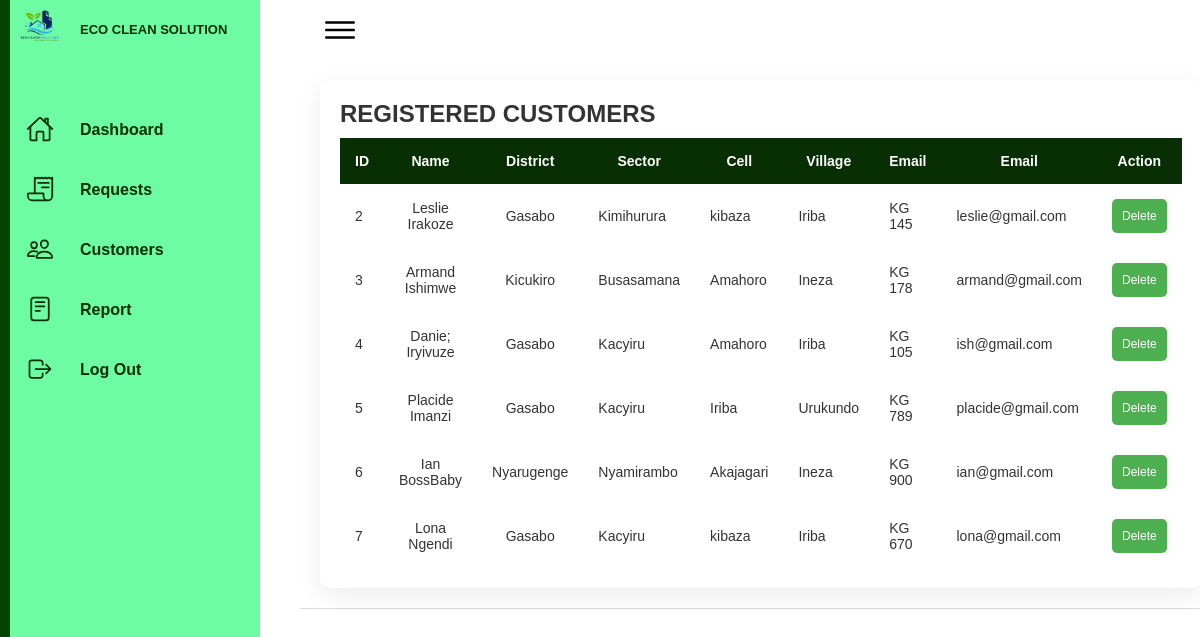
The page /admin/customers (signed in) on the database its author committed.
### EcoApp/model.py (models this page shows, shortened)
class Users(db.Model, UserMixin):
    id = db.Column(db.Integer, primary_key=True)
    first_name = db.Column(db.String(20), nullable=False)
    last_name = db.Column(db.String(20), nullable=False)
    email = db.Column(db.String(40), nullable=False, unique=True)
    district = db.Column(db.String(20), nullable=False)
    sector = db.Column(db.String(20), nullable=False)
    village = db.Column(db.String(20), nullable=False)
    street = db.Column(db.String(20), nullable=True)
    password = db.Column(db.String(200), nullable=False)  # Increased length for hashed password
    cell = db.Column(db.String(20), nullable=False)
    is_admin = db.Column(db.Boolean, default=False)
    orders = db.relationship('Order', backref='user', lazy=True)

### EcoApp/routes.py (the view)
@app.route("/admin/customers")
@login_required
def customers():
    if not current_user.is_authenticated or not current_user.is_admin:
        abort(403)
    users = Users.query.filter(Users.email != "admin@gmail.com").all()
    return render_template("customers.html", users=users)

### EcoApp/model.py (called while the page is built)
@login_manager.user_loader
def load_user(user_id):
    return Users.query.get(int(user_id))

### EcoApp/templates/customers.html (shortened to what this page needs)
<!DOCTYPE html>
<html lang="en">
<head>
    <link rel="stylesheet" href="../static/admin-dash.css">
</head>
<body>
    <div class="container">
        <div class="navigation">
            <ul>
                <li>
                    <a href="{{ url_for('admin') }}">
                        <img class="icon" src="../static/images/logo.png" alt="">
                        <span class="topup">ECO CLEAN SOLUTION</span>
                    </a>
                </li>
                <li>
                    <a href="{{ url_for('admin') }}">
                        <span class="icon">
                            <ion-icon name="home-outline"></ion-icon>
                        </span>
                        <span class="title">Dashboard</span>
                    </a>
                </li>
                <li>
                    <a href="{{ url_for('admin') }}">
                        <span class="icon">
                            <ion-icon name="receipt-outline"></ion-icon>
                        </span>
                        <span class="title">Requests</span>
                    </a>
                </li>
                <li>
                    <a href="{{ url_for('customers') }}">
                        <span class="icon">
                            <ion-icon name="people-outline"></ion-icon>
                        </span>
                        <span class="title">Customers</span>
                    </a>
                </li>
                <li>
                    <a href="{{ url_for('report') }}">
                        <span class="icon">
                            <ion-icon name="reader-outline"></ion-icon>
                        </span>
                        <span class="title">Report</span>
                    </a>
                <li>
                    <a href="{{ url_for('logout') }}" class="logout">
                        <span class="icon">
                            <ion-icon name="log-out-outline"></ion-icon>
                        </span>
                        <span class="title">Log Out</span>
                    </a>
                </li>
            </ul>
        </div>
        <div class="main">
            <div class="topbar">
                <div class="toggle">
                    <ion-icon name="menu-outline"></ion-icon>
                </div>
            </div>
            <div class="details">
                <div class="recentOrders">
                    <div class="cardHeader">
                        <h2>REGISTERED CUSTOMERS</h2>
                    </div>
                    <table class="report" id="orderTable">
                        <thead>
                            <tr>
                                <th>ID</th>
                                <th>Name</th>
                                <th>District</th>
                                <th>Sector</th>
                                <th>Cell</th>
                                <th>Village</th>
                                <th>Email</th>
                                <th>Email</th>
                                <th>Action</th>
                            </tr>
                        </thead>
                        {% for user in users %}
                        <tbody>
                            <tr>
                                <td>{{ user.id }}</td>
                                <td >{{ user.first_name }} {{ user.last_name }}</td>
                            <td>{{ user.district }}</td>
                            <td>{{ user.sector }}</td>
                            <td>{{ user.cell }}</td>
                            <td>{{ user.village }}</td>
                            <td>{{ user.street }}</td>
                            <td>{{ user.email }}</td>
                            <td class="button-container">
                            <input type="button" value="Delete" onclick="deleteUser(2)">
                            </td>
                            </tr>
                            {% endfor %}
                        </tbody>
                    </table>
                </div>
    </div>
</body>
</html>

### EcoApp/static/admin-dash.css (style rules this page uses)
* { font-family: 'poppins', sans-serif; margin: 0; padding: 0; box-sizing: border-box; }
:root { --blue: #044401; --gray: #f5f5f5; --side: rgb(8, 46, 4); --black1: #222; --black2: #6dfca4; --white: #ffffff; --light-grey: #f9f9f9; --grey: #dcdcdc; --black: #333333; --black-light: #666666; --success: #35c958; --warning: #d6a617; --danger: #dc3545; --info: #17a2b8; }
body { min-height: 100vh; overflow-x: hidden; }
.container { position: relative; width: 100%; box-shadow: 0 0 10px rgba(0, 0, 0, 0.1); border-radius: 10px; }
.navigation { position: fixed; width: 260px; height: 100%; background: var(--black2); border-left: 10px solid var(--blue); transition: 0.5s; overflow: hidden; display: flex; flex-direction: column; justify-content: space-between; }
.navigation ul { width: 100%; padding: 0; margin: 0; list-style: none; flex-grow: 1; }
.navigation ul li { position: relative; width: 100%; border-top-left-radius: 30px; border-bottom-left-radius: 30px; }
.navigation ul li:nth-child(1) { margin-bottom: 40px; pointer-events: none; }
.navigation ul li a { position: relative; display: block; width: 100%; display: flex; text-decoration: none; color: var(--side); }
.navigation ul li a .icon { position: relative; display: block; min-width: 60px; height: 60px; line-height: 75px; text-align: center; }
.navigation ul li a .icon ion-icon { font-size: 1.75rem; }
.navigation ul li a .topup { position: relative; display: block; padding: 0 10px; font-size: 13px; height: 60px; font-weight: 900; line-height: 60px; text-align: start; white-space: nowrap; }
.navigation ul li a .title { position: relative; display: block; padding: 0 10px; height: 60px; font-weight: 600; line-height: 60px; text-align: start; white-space: nowrap; }
.logout { margin-top: auto; }
.main { position: absolute; width: calc(100% - 300px); left: 300px; min-height: 100vh; background: var(--white); transition: 0.5s; }
.button-container { display: flex; gap: 2px; }
.button-container input[type='button'] { padding: 10px; border: none; border-radius: 5px; font-size: 12px; cursor: pointer; transition: background-color 0.3s ease; }
.button-container input[type='button']:nth-child(1) { background-color: #4caf50; color: white; }
.topbar { width: 100%; height: 60px; display: flex; justify-content: space-between; align-items: center; padding: 0 10px; }
.toggle { position: relative; width: 60px; height: 60px; display: flex; justify-content: center; align-items: center; font-size: 2.5rem; cursor: pointer; }
.details { position: relative; width: 100%; padding: 20px; display: grid; grid-gap: 30px; border-bottom: 1px solid var(--grey); }
.details .recentOrders { position: relative; display: grid; background: var(--white); padding: 20px; box-shadow: 0 7px 25px rgba(0, 0, 0, 0.08); border-radius: 10px; }
.details .cardHeader { display: flex; justify-content: space-between; align-items: center; }
.cardHeader h2 { font-weight: 900; color: var(--black); text-decoration: darkcyan; }
.details table { width: 100%; border-collapse: collapse; margin-top: 10px; font-size: 14px; }
.details table thead th { font-weight: 600; background-color: var(--side); color: var(--white); padding: 15px; }
.details .recentOrders table tr { color: var(--black); border-bottom: 1px solid var(--grey); transition: background 0.3s, color 0.3s; }
.details .recentOrders table tr:last-child { border-bottom: none; }
.details .recentOrders table tr td { padding: 15px; }
.details .recentOrders table tr td:last-child { text-align: center; }
.details .recentOrders table tr td:nth-child(2), .details .recentOrders table tr td:nth-child(3) { text-align: center; }

### rows shown on the page
Users: id "2", first_name "Leslie", last_name "Irakoze", district "Gasabo", sector "Kimihurura", cell "kibaza", village "Iriba", street "KG 145", email "leslie@gmail.com"
Users: id "3", first_name "Armand", last_name "Ishimwe", district "Kicukiro", sector "Busasamana", cell "Amahoro", village "Ineza", street "KG 178", email "armand@gmail.com"
Users: id "4", first_name "Danie;", last_name "Iryivuze", district "Gasabo", sector "Kacyiru", cell "Amahoro", village "Iriba", street "KG 105", email "ish@gmail.com"
Users: id "5", first_name "Placide", last_name "Imanzi", district "Gasabo", sector "Kacyiru", cell "Iriba", village "Urukundo", street "KG 789", email "placide@gmail.com"
Users: id "6", first_name "Ian", last_name "BossBaby", district "Nyarugenge", sector "Nyamirambo", cell "Akajagari", village "Ineza", street "KG 900", email "ian@gmail.com"
Users: id "7", first_name "Lona", last_name "Ngendi", district "Gasabo", sector "Kacyiru", cell "kibaza", village "Iriba", street "KG 670", email "lona@gmail.com"
